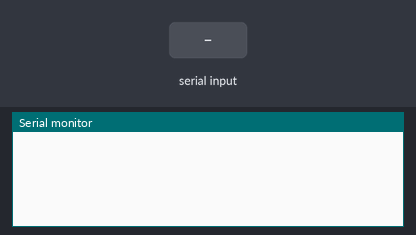
Bench run of a sketch on a simulated Arduino Uno, built with avr-gcc and run on an emulated ATmega328P. Shown: the last lines printed to the serial monitor. The test bench sets the inputs (shaded band).

Above: at 1.2 s.
1.3 s: "90,45\n" received over Serial
At 2.1 s:
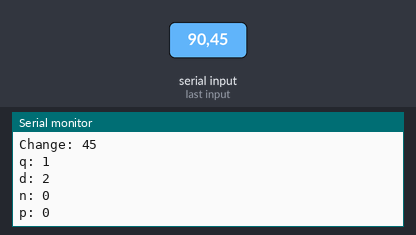
2.8 s: "30,150\n" received over Serial
At 5.3 s:
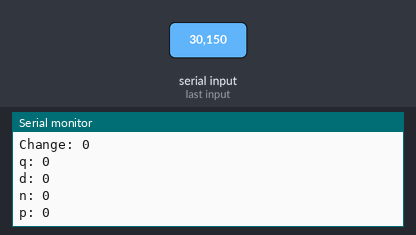
Timing chart, 0 to 6.8 s (numbered marks = the images above; inputs shaded):
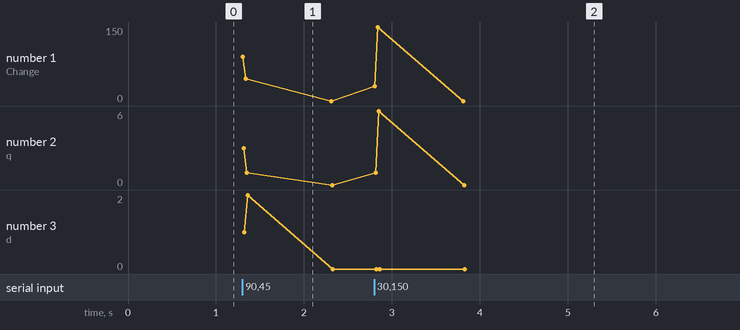

Measured:
- after the input at 1.3 s, the serial monitor: prints a new line at once (image 1)
- after the input at 2.8 s, the serial monitor: prints a new line at once (image 2)

The sketch:

coinMath.ino
```cpp
/* Arduino change counter from serial version 1
Created on 10/12/21 by Gabe Nelson
Last modified on 10/19/21 by Gabe Nelson
*/

int change;
int quarters = 0;
int dimes = 0;
int nickels = 0;
int pennies = 0;

void calcChange();

void setup()
{
Serial.begin(9600);
}

void calcChange()
{
//the following code determines how many of each coin are needed to total the amount input
    quarters = change / 25;
    change = change % 25;
    dimes = change / 10;
    change = change % 10;
    nickels = change / 5;
    change = change % 5;
    pennies = change / 1;
    change = change % 1;

//prints how many of each coin are used
  Serial.print("q: ");
  Serial.println(quarters);
  Serial.print("d: ");
  Serial.println(dimes);
  Serial.print("n: ");
  Serial.println(nickels);
  Serial.print("p: ");
  Serial.println(pennies);
}

void loop()
{
/*

The following code reads input from the serial monitor.
This will likely be replaced by some kind of input from a keypad or remote

*/
  if (Serial.available() > 0) {

// reads input from serial monitor and assigns it a variable:
    change = Serial.parseInt();
    // print what you got:
    Serial.print("Change: ");
    Serial.println(change);
    // lists what change will dispense:
    calcChange(); //user defined function to calculate minimum coins needed

    /*
    in the actual code, there would be more user defined functions here
    that run a specific servo a number of times equivalent to each of the
    individual change variables. For example 'dispenseQuarter()'
    */

  }
}
```
